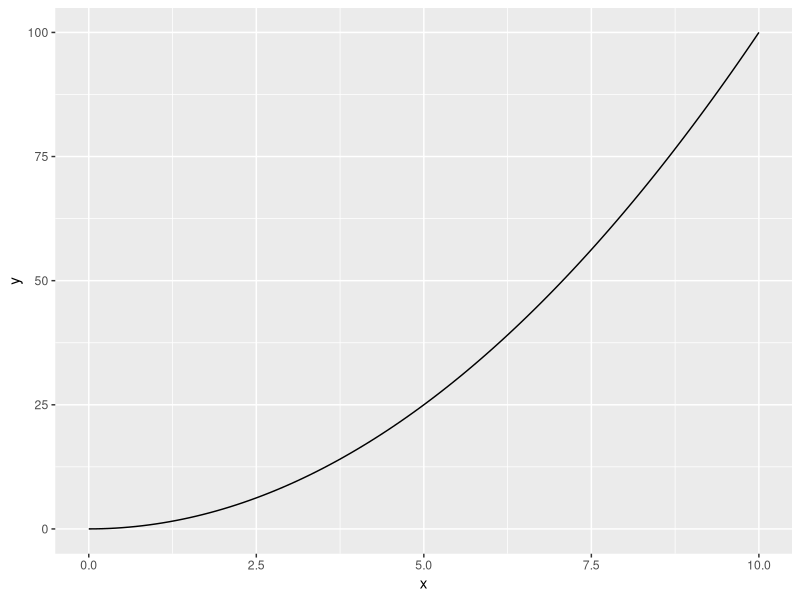
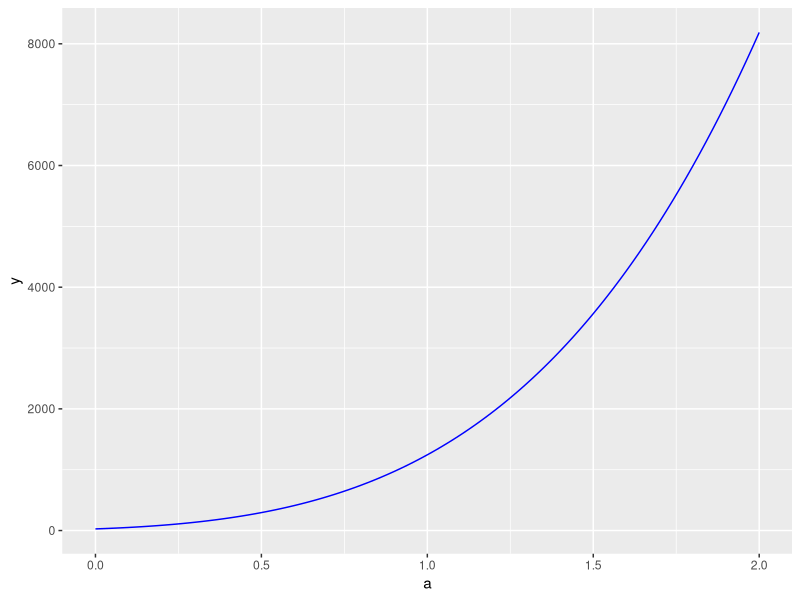
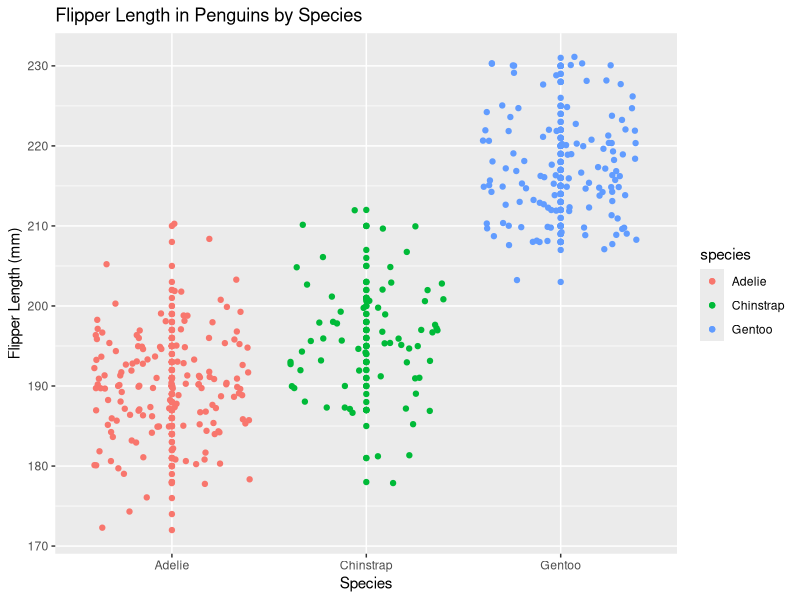

Write R code to recreate these figures, in order.
## ---- chunk 1
#load in libraries
library(palmerpenguins)
library(tidyverse)
library(ggplot2)
## ---- chunk 2

# find slope if this or something
eq1 <- function(x) {
  x^2
}

#find derivative
eq1_deriv <- D(expression(x^2), "x")

#turn deriv into function

eq1_deriv_func <- function(x) {
  2 * x
}

#find slope
eq1_slope <- eq1_deriv_func(3)

#make some data ranges
my_data_range_1 <- data.frame(x = c(0, 10))
## ---- chunk 3
# now do the same with P(a) ----

# make function
eq2 <- function(a) {
  2 * (3*a+2)^4 - 5
}

#find derivative of f(a) ----
eq2_deriv <- D(expression(2 * (3*a+2)^4 - 5), "a")

#turn f(a) deriv into func
eq2_deriv_func <- function(a) {
  2 * (4 * (3 * (3 * a + 2)^3))
}

#find slope
eq2_slope <- eq2_deriv_func(1.2)

#make data ranges
my_data_range_2 <- data.frame(a = c(0,2))

## ---- chunk 4
# render the shit now

ggplot(data = my_data_range_1, aes(x = x)) + geom_function(fun = eq1)
## ---- chunk 5
#and again

ggplot(data = my_data_range_2, aes(x = a)) + geom_function(fun = eq2, color = "blue")

## ---- chunk 6

#penguin time ------

#penguin time

penguins <- penguins

## ---- chunk 7

#penguin time again ----

ggplot(data = penguins, aes(x = species, y = flipper_length_mm, color = species)) + geom_point() + geom_jitter() + labs(x = "Species", y = "Flipper Length (mm)", title = "Flipper Length in Penguins by Species")
